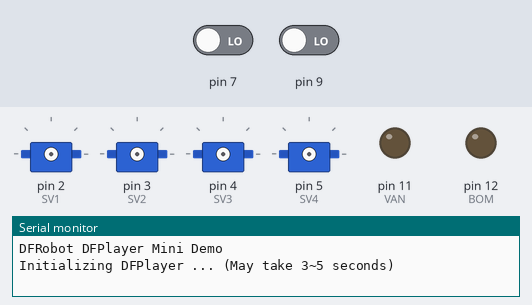
Bench run of a sketch on a simulated Arduino Uno, built with avr-gcc and run on an emulated ATmega328P. Shown: 4 × servo, output pins drawn as LEDs (lit = HIGH), the last lines printed to the serial monitor. Inputs (shaded band) come from the test bench; at power-on: pin 7 LOW, pin 9 LOW. The audio player accepts every command and is not drawn.

Above: at 0.1 s.
At 0.6 s:
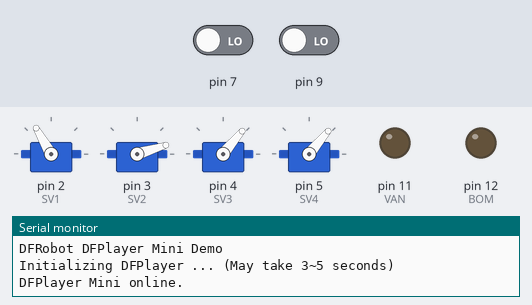
At 1.18 s:
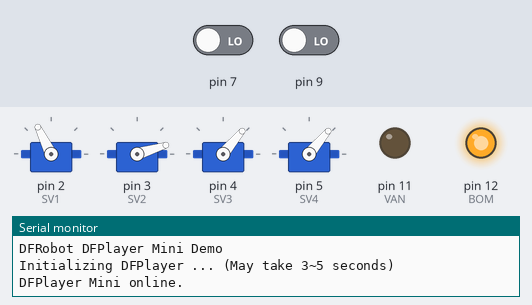
At 1.79 s:
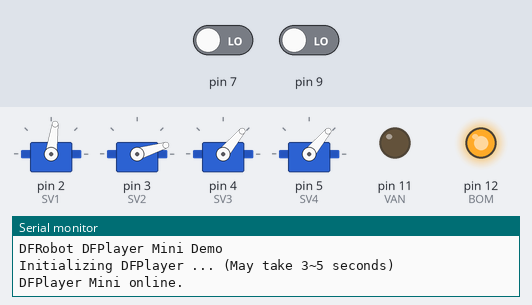
At 3.2 s:
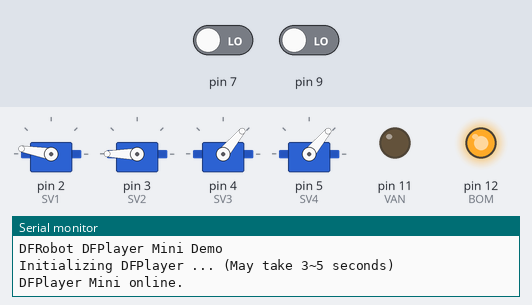
At 4.4 s:
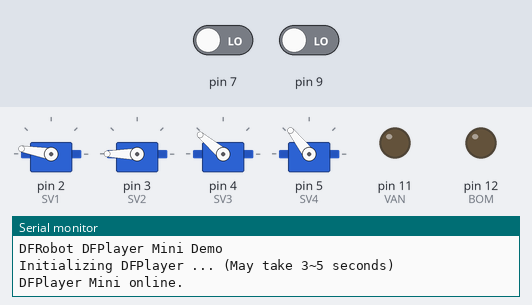
Timing chart, 0 to 5.9 s (numbered marks = the images above):
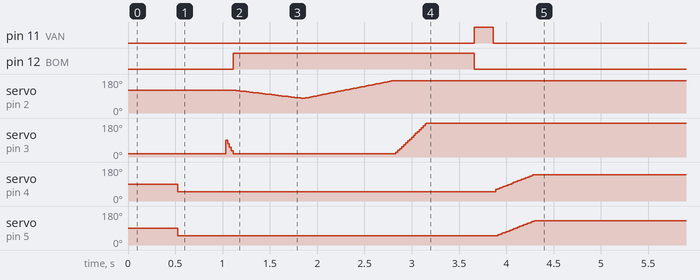

Measured:
- by itself, pin 11 (VAN): LOW → HIGH at 3.7 s, → LOW 0.20 s later
- by itself, pin 12 (BOM): LOW → HIGH at 1.1 s, → LOW 2.5 s later

The sketch:

Code.ino
```cpp
#include<Servo.h>
#include <SoftwareSerial.h> // thư viện kết nối sim và bộ âm thanh
#include "Arduino.h"        // thư viện arduino
#include "DFRobotDFPlayerMini.h"  // thư viện bộ lưu giọng nói
SoftwareSerial mySoftwareSerial(A1, A0); // RX, TX   // Khai báo chân bộ lưu giọng nói
DFRobotDFPlayerMini myDFPlayer;                     // khai báo tên bộ lưu giọng nói
void printDetail(uint8_t type, int value);
Servo SV1;
Servo SV2;
Servo SV3;
Servo SV4;
int S1 = 120;
int S2 = 90;
int S4 = 50;
#define CBL 1 - digitalRead(7)
#define CBR 1 - digitalRead(8)
#define CBV 1 - digitalRead(9)
#define DC 10
#define VAN 11
#define BOM 12

int conguoi = 0;
int quytrinh = 0;
int dayrac = 0;
unsigned long tg;
unsigned long tg0;
unsigned long tg1;
unsigned long tg2;
unsigned long tg3;
unsigned long tg4;

void setup() {
  Serial.begin(9600);
  mySoftwareSerial.begin(9600);   // cấu hình bộ giọng nói
  Serial.println();
  Serial.println(F("DFRobot DFPlayer Mini Demo"));
  Serial.println(F("Initializing DFPlayer ... (May take 3~5 seconds)"));
  if (!myDFPlayer.begin(mySoftwareSerial)) {  //Use softwareSerial to communicate with mp3.
    Serial.println(F("Unable to begin:"));
    Serial.println(F("1.Please recheck the connection!"));
    Serial.println(F("2.Please insert the SD card!"));
    while (true);
  }
  Serial.println(F("DFPlayer Mini online."));
  myDFPlayer.volume(25);  //Set volume value .

  pinMode(2, OUTPUT);
  pinMode(3, OUTPUT);
  pinMode(4, OUTPUT);
  pinMode(5, OUTPUT);
  pinMode(6, INPUT);
  pinMode(7, INPUT);
  pinMode(8, INPUT);
  pinMode(9, INPUT);
  pinMode(10, OUTPUT);
  pinMode(11, OUTPUT);
  pinMode(12, OUTPUT);
  SV1.attach(2);
  SV2.attach(3);
  SV3.attach(4);
  SV4.attach(5);
  SV1.write(120);
  SV2.write(17);
  SV3.write(50);
  SV4.write(50);

}
void loop() {
  RUN();
  VOUCHER();

}
void RUN() {
  if (CBL == 1 || CBR == 1) {
    if (millis() - tg0 > 1000) {
    if (CBL == 1 || CBR == 1) {
      conguoi = 1;
      tg1 = millis();
    }
  }
  }
  if (CBL == 0 && CBR == 0) {
    conguoi = 0;
    tg0 = millis();
  }
  if (conguoi == 1 && quytrinh == 0) {
    tg = millis();
    myDFPlayer.play(1);
    digitalWrite(DC, 0);
    NAP(128, 5);
    quytrinh = 1;
  }
  if (millis() - tg > 7000) {
    if (conguoi == 0 && quytrinh == 1) {
      myDFPlayer.play(2);
      NAP(50, 20);
      tg1 = millis();
      quytrinh = 0;
      digitalWrite(DC, 1);
    }
  }
  if (millis() - tg1 > 5000) {
    digitalWrite(DC, 0);
  }
}
void VOUCHER() {
  if (CBV == 1) {
    tg3 = millis();
  }
  if (CBV == 0) {
    tg4 = millis();
  }
  if (millis() - tg4 > 1000 && dayrac == 0) {
    myDFPlayer.play(3);
    HUT();
    dayrac = 1;
  }
  if (millis() - tg3 > 10000 && dayrac == 1) {
    dayrac = 0;
  }
}
```

SERVO.ino
```cpp
void HUT() {
  Servo2(17, 1);
  digitalWrite(BOM, 1);
  digitalWrite(VAN, 0);
  Servo1(78, 17);
  Servo1(170, 10);
  Servo2(180, 2);
  delay(500);
  digitalWrite(VAN, 1);
  digitalWrite(BOM, 0);
  delay(200);
  digitalWrite(VAN, 0);
}

void Servo1(int goc, int dl) {
  if (goc > S1) {
    for (S1; S1 <= goc; S1++) {
      SV1.write(S1);
      delay(dl);
    }
  }
  if (goc < S1) {
    for (S1; S1 >= goc; S1--) {
      SV1.write(S1);
      delay(dl);
    }
  }
}
void Servo2(int goc, int dl) {
  if (goc > S2) {
    for (S2; S2 <= goc; S2++) {
      SV2.write(S2);
      delay(dl);
    }
  }
  if (goc < S2) {
    for (S2; S2 >= goc; S2--) {
      SV2.write(S2);
      delay(dl);
    }
  }
}

void NAP(int goc, int dl) {
  if (goc > S4) {
    for (S4; S4 <= goc; S4++) {
      SV4.write(S4);
      SV3.write(S4 + 12);
      delay(dl);
    }
  }
  if (goc < S4) {
    for (S4; S4 >= goc; S4--) {
      SV4.write(S4);
      SV3.write(S4 + 12);
      delay(dl);
    }
  }
}
```
